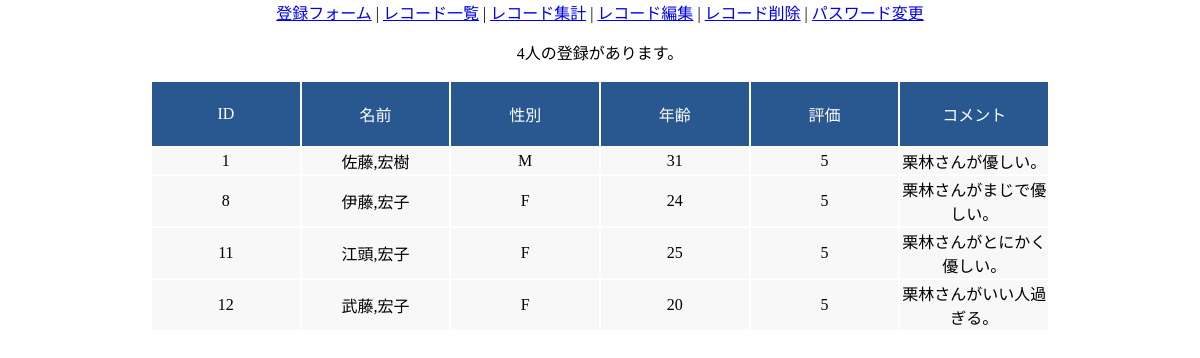
Page /result_table_score_5.php on the committed database.
### tables this page shows
CREATE TABLE IF NOT EXISTS `users` (
`id` bigint(50) NOT NULL,
  `first_name` varchar(50) NOT NULL,
  `last_name` varchar(50) NOT NULL,
  `email` varchar(50) NOT NULL,
  `tel` int(50) NOT NULL,
  `gender` varchar(1) NOT NULL,
  `age` int(3) NOT NULL,
  `score` int(2) NOT NULL,
  `comments` varchar(200) NOT NULL,
  `password` varchar(50) NOT NULL,
  `registration_date` datetime(6) NOT NULL,
  `update_date` datetime(6) NOT NULL
);

### result_table_score_5.php (the view, shortened to what this page needs)
<?php
include ("connection.php");
$q = "SELECT last_name, first_name,gender,age, score, comments, id FROM users WHERE score = 5 ORDER BY registration_date ASC";
$r = mysqli_query($dbc, $q);
$num = mysqli_num_rows($r);
if($num > 0 ){
    include("navibar.php");
    echo "<p>".$num."人の登録があります。</p>";
    echo "<table width='80%'>
    <tr>
        <th align='center'>ID</th>
        <th align='center'>名前</th>
        <th align='center'>性別</th>
        <th align='center'>年齢</th>
        <th align='center'>評価</th>
        <th align='center'>コメント</th>
    </tr>";
    while($row = mysqli_fetch_array($r)){
    echo "
    <tr>
    <td align='center'>".$row['id']."</td>
    <td align='center'>".$row['last_name'].",".$row['first_name']."</td>
    <td align='center'>".$row['gender']."</td>
    <td align='center'>".$row['age']."</td>
    <td align='center'>".$row['score']."</td>
    <td align='center'>".$row['comments']."</td>
    </tr>
    ";
    };
}else{
    echo "現在登録がありません。";
    include("navibar.php");
}
?>
<link rel="stylesheet" href="style.css">

### navibar.php
<?php
 echo "<p>
 <a href='input_data.php'>登録フォーム</a> |
 <a href='output_data.php'>レコード一覧</a> |
 <a href='result_graph.php'>レコード集計</a> |
 <a href='edit.php'>レコード編集</a> |
 <a href='delete.php'>レコード削除</a> |
 <a href='password.php'>パスワード変更</a>
 </p>";
?>

### style.css (style rules this page uses)
table { margin: 0 auto; width: 75%; border-collapse: separate; }
th { width: 100px; padding: 20px 10px; background: #295890; text-align: center; color: #fff; font-weight: normal; }
td { width: 100px; text-align: center; background: #f8f8f8; }

### rows in the picture
users: id "1", last_name "佐藤", first_name "宏樹", gender "M", age "31", score "5", comments "栗林さんが優しい。"
users: id "8", last_name "伊藤", first_name "宏子", gender "F", age "24", score "5", comments "栗林さんがまじで優しい。"
users: id "11", last_name "江頭", first_name "宏子", gender "F", age "25", score "5", comments "栗林さんがとにかく優しい。"
users: id "12", last_name "武藤", first_name "宏子", gender "F", age "20", score "5", comments "栗林さんがいい人過ぎる。"

### other values in the picture
$num "4"
